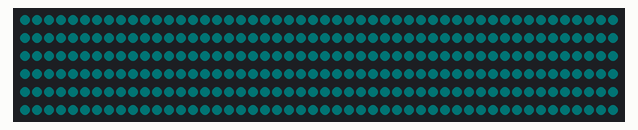
Simulated run of this sketch. Board: Arduino Uno, built with avr-gcc and run on an emulated ATmega328P. On the bench: 300 RGB LEDs in strip order, left to right, continuing on the next row. Dim RGB values are drawn brighter than linear; random numbers use the default seed unless the sketch sets one.

Above: at 3.18 s.
At 39.75 s:
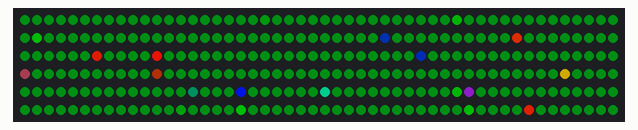

The sketch:

pop-fade.ino
```cpp
#include <FastLED.h>

// fadeTowardColor example code.
// https://gist.github.com/kriegsman/d0a5ed3c8f38c64adcb4837dafb6e690
//
// Sample code that includes a function for fading one RGB color toward a target RGB color
// Also includes a function for fading a whole array of pixels toward a given color
//
// Both of these functions _modify_ the existing color, in place.
//
// All fades are done in RGB color space.
//
// Mark Kriegsman
// December 2016


#define NUM_LEDS 300
#define LED_PIN 6
#define LED_TYPE WS2811
#define COLOR_ORDER RGB

CRGB leds[NUM_LEDS];

void setup() {
  delay(3000); // sanity delay
  FastLED.addLeds<LED_TYPE,LED_PIN,COLOR_ORDER>(leds,NUM_LEDS);
}


// Helper function that blends one uint8_t toward another by a given amount
void nblendU8TowardU8( uint8_t& cur, const uint8_t target, uint8_t amount)
{
  if( cur == target) return;

  if( cur < target ) {
    uint8_t delta = target - cur;
    delta = scale8_video( delta, amount);
    cur += delta;
  } else {
    uint8_t delta = cur - target;
    delta = scale8_video( delta, amount);
    cur -= delta;
  }
}

// Blend one CRGB color toward another CRGB color by a given amount.
// Blending is linear, and done in the RGB color space.
// This function modifies 'cur' in place.
CRGB fadeTowardColor( CRGB& cur, const CRGB& target, uint8_t amount)
{
  nblendU8TowardU8( cur.red,   target.red,   amount);
  nblendU8TowardU8( cur.green, target.green, amount);
  nblendU8TowardU8( cur.blue,  target.blue,  amount);
  return cur;
}

// Fade an entire array of CRGBs toward a given background color by a given amount
// This function modifies the pixel array in place.
void fadeTowardColor( CRGB* L, uint16_t N, const CRGB& bgColor, uint8_t fadeAmount)
{
  for( uint16_t i = 0; i < N; i++) {
    fadeTowardColor( L[i], bgColor, fadeAmount);
  }
}


void loop()
{
  CRGB bgColor( 0, 15, 2); // pine green ?

  // fade all existing pixels toward bgColor by "5" (out of 255)
  fadeTowardColor( leds, NUM_LEDS, bgColor, 5);

  // periodically set random pixel to a random color, to show the fading
  EVERY_N_MILLISECONDS( (random16(10)+ 1 )*1000) {
    for (int i = 0; i < random16(NUM_LEDS * 10 / 100); i++) {
      uint16_t pos = random16( NUM_LEDS);
      CRGB color = CHSV( random8(), 255, 255);
      leds[ pos ] = color;

    }
  }

  FastLED.show();
  FastLED.delay(10);
}
```
